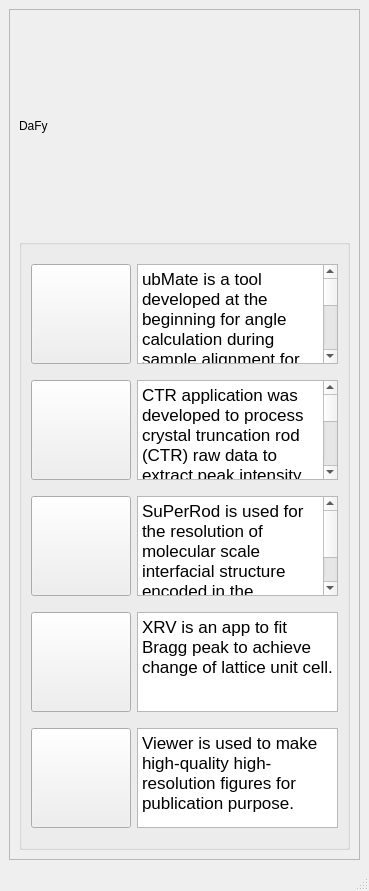
<?xml version="1.0" encoding="UTF-8"?>
<ui version="4.0">
 <class>MainWindow</class>
 <widget class="QMainWindow" name="MainWindow">
  <property name="geometry">
   <rect>
    <x>0</x>
    <y>0</y>
    <width>369</width>
    <height>891</height>
   </rect>
  </property>
  <property name="windowTitle">
   <string>MainWindow</string>
  </property>
  <widget class="QWidget" name="centralwidget">
   <layout class="QHBoxLayout" name="horizontalLayout">
    <item>
     <widget class="QFrame" name="frame">
      <property name="frameShape">
       <enum>QFrame::StyledPanel</enum>
      </property>
      <property name="frameShadow">
       <enum>QFrame::Raised</enum>
      </property>
      <layout class="QVBoxLayout" name="verticalLayout">
       <item>
        <widget class="QLabel" name="label">
         <property name="minimumSize">
          <size>
           <width>319</width>
           <height>214</height>
          </size>
         </property>
         <property name="text">
          <string>DaFy</string>
         </property>
        </widget>
       </item>
       <item>
        <widget class="QGroupBox" name="groupBox">
         <property name="title">
          <string/>
         </property>
         <layout class="QFormLayout" name="formLayout">
          <item row="2" column="0">
           <widget class="QPushButton" name="pushButton_ctr">
            <property name="sizePolicy">
             <sizepolicy hsizetype="Fixed" vsizetype="Fixed">
              <horstretch>0</horstretch>
              <verstretch>0</verstretch>
             </sizepolicy>
            </property>
            <property name="minimumSize">
             <size>
              <width>100</width>
              <height>100</height>
             </size>
            </property>
            <property name="maximumSize">
             <size>
              <width>16777215</width>
              <height>100</height>
             </size>
            </property>
            <property name="text">
             <string/>
            </property>
           </widget>
          </item>
          <item row="4" column="0">
           <widget class="QPushButton" name="pushButton_superrod">
            <property name="sizePolicy">
             <sizepolicy hsizetype="Fixed" vsizetype="Fixed">
              <horstretch>0</horstretch>
              <verstretch>0</verstretch>
             </sizepolicy>
            </property>
            <property name="minimumSize">
             <size>
              <width>100</width>
              <height>100</height>
             </size>
            </property>
            <property name="maximumSize">
             <size>
              <width>16777215</width>
              <height>100</height>
             </size>
            </property>
            <property name="text">
             <string/>
            </property>
           </widget>
          </item>
          <item row="4" column="1">
           <widget class="QTextEdit" name="textEdit">
            <property name="sizePolicy">
             <sizepolicy hsizetype="Expanding" vsizetype="Fixed">
              <horstretch>0</horstretch>
              <verstretch>0</verstretch>
             </sizepolicy>
            </property>
            <property name="maximumSize">
             <size>
              <width>1000000</width>
              <height>100</height>
             </size>
            </property>
            <property name="html">
             <string>&lt;!DOCTYPE HTML PUBLIC &quot;-//W3C//DTD HTML 4.0//EN&quot; &quot;http://www.w3.org/TR/REC-html40/strict.dtd&quot;&gt;
&lt;html&gt;&lt;head&gt;&lt;meta name=&quot;qrichtext&quot; content=&quot;1&quot; /&gt;&lt;style type=&quot;text/css&quot;&gt;
p, li { white-space: pre-wrap; }
&lt;/style&gt;&lt;/head&gt;&lt;body style=&quot; font-family:'.AppleSystemUIFont'; font-size:13pt; font-weight:400; font-style:normal;&quot;&gt;
&lt;p style=&quot; margin-top:0px; margin-bottom:0px; margin-left:0px; margin-right:0px; -qt-block-indent:0; text-indent:0px;&quot;&gt;SuPerRod is used for the resolution of molecular scale interfacial structure encoded in the background subtracted CTR profiles. &lt;/p&gt;&lt;/body&gt;&lt;/html&gt;</string>
            </property>
           </widget>
          </item>
          <item row="2" column="1">
           <widget class="QTextEdit" name="textEdit_3">
            <property name="maximumSize">
             <size>
              <width>16777215</width>
              <height>100</height>
             </size>
            </property>
            <property name="html">
             <string>&lt;!DOCTYPE HTML PUBLIC &quot;-//W3C//DTD HTML 4.0//EN&quot; &quot;http://www.w3.org/TR/REC-html40/strict.dtd&quot;&gt;
&lt;html&gt;&lt;head&gt;&lt;meta name=&quot;qrichtext&quot; content=&quot;1&quot; /&gt;&lt;style type=&quot;text/css&quot;&gt;
p, li { white-space: pre-wrap; }
&lt;/style&gt;&lt;/head&gt;&lt;body style=&quot; font-family:'.AppleSystemUIFont'; font-size:13pt; font-weight:400; font-style:normal;&quot;&gt;
&lt;p style=&quot; margin-top:0px; margin-bottom:0px; margin-left:0px; margin-right:0px; -qt-block-indent:0; text-indent:0px;&quot;&gt;CTR application was developed to process crystal truncation rod (CTR) raw data to extract peak intensity (structure factor) from 2D pixel detector images as a function of momentum transfer vector (i.e. L's along different CTR’s). The underlying processing engine is the background subtraction based on polynomial fitting subroutine.  &lt;/p&gt;&lt;/body&gt;&lt;/html&gt;</string>
            </property>
           </widget>
          </item>
          <item row="1" column="0">
           <widget class="QPushButton" name="pushButton_ubmate">
            <property name="sizePolicy">
             <sizepolicy hsizetype="Fixed" vsizetype="Fixed">
              <horstretch>0</horstretch>
              <verstretch>0</verstretch>
             </sizepolicy>
            </property>
            <property name="minimumSize">
             <size>
              <width>100</width>
              <height>100</height>
             </size>
            </property>
            <property name="maximumSize">
             <size>
              <width>16777215</width>
              <height>100</height>
             </size>
            </property>
            <property name="text">
             <string/>
            </property>
           </widget>
          </item>
          <item row="1" column="1">
           <widget class="QTextEdit" name="textEdit_2">
            <property name="maximumSize">
             <size>
              <width>1000000</width>
              <height>100</height>
             </size>
            </property>
            <property name="html">
             <string>&lt;!DOCTYPE HTML PUBLIC &quot;-//W3C//DTD HTML 4.0//EN&quot; &quot;http://www.w3.org/TR/REC-html40/strict.dtd&quot;&gt;
&lt;html&gt;&lt;head&gt;&lt;meta name=&quot;qrichtext&quot; content=&quot;1&quot; /&gt;&lt;style type=&quot;text/css&quot;&gt;
p, li { white-space: pre-wrap; }
&lt;/style&gt;&lt;/head&gt;&lt;body style=&quot; font-family:'.AppleSystemUIFont'; font-size:13pt; font-weight:400; font-style:normal;&quot;&gt;
&lt;p style=&quot; margin-top:0px; margin-bottom:0px; margin-left:0px; margin-right:0px; -qt-block-indent:0; text-indent:0px;&quot;&gt;ubMate is a tool developed at the beginning for angle calculation during sample alignment for performing SXRD. Along its evolution path, other functionalities, which are all based on calculations in the reciprocal space, are merged into this application.   &lt;/p&gt;&lt;/body&gt;&lt;/html&gt;</string>
            </property>
           </widget>
          </item>
          <item row="5" column="0">
           <widget class="QPushButton" name="pushButton_xrv">
            <property name="sizePolicy">
             <sizepolicy hsizetype="Fixed" vsizetype="Fixed">
              <horstretch>0</horstretch>
              <verstretch>0</verstretch>
             </sizepolicy>
            </property>
            <property name="minimumSize">
             <size>
              <width>100</width>
              <height>100</height>
             </size>
            </property>
            <property name="maximumSize">
             <size>
              <width>1000000</width>
              <height>100</height>
             </size>
            </property>
            <property name="text">
             <string/>
            </property>
           </widget>
          </item>
          <item row="6" column="0">
           <widget class="QPushButton" name="pushButton_viewer">
            <property name="sizePolicy">
             <sizepolicy hsizetype="Fixed" vsizetype="Fixed">
              <horstretch>0</horstretch>
              <verstretch>0</verstretch>
             </sizepolicy>
            </property>
            <property name="minimumSize">
             <size>
              <width>100</width>
              <height>100</height>
             </size>
            </property>
            <property name="maximumSize">
             <size>
              <width>1000000</width>
              <height>100</height>
             </size>
            </property>
            <property name="text">
             <string/>
            </property>
           </widget>
          </item>
          <item row="5" column="1">
           <widget class="QTextEdit" name="textEdit_4">
            <property name="maximumSize">
             <size>
              <width>16777215</width>
              <height>100</height>
             </size>
            </property>
            <property name="html">
             <string>&lt;!DOCTYPE HTML PUBLIC &quot;-//W3C//DTD HTML 4.0//EN&quot; &quot;http://www.w3.org/TR/REC-html40/strict.dtd&quot;&gt;
&lt;html&gt;&lt;head&gt;&lt;meta name=&quot;qrichtext&quot; content=&quot;1&quot; /&gt;&lt;style type=&quot;text/css&quot;&gt;
p, li { white-space: pre-wrap; }
&lt;/style&gt;&lt;/head&gt;&lt;body style=&quot; font-family:'.AppleSystemUIFont'; font-size:13pt; font-weight:400; font-style:normal;&quot;&gt;
&lt;p style=&quot; margin-top:0px; margin-bottom:0px; margin-left:0px; margin-right:0px; -qt-block-indent:0; text-indent:0px;&quot;&gt;XRV is an app to fit Bragg peak to achieve change of lattice unit cell.&lt;/p&gt;&lt;/body&gt;&lt;/html&gt;</string>
            </property>
           </widget>
          </item>
          <item row="6" column="1">
           <widget class="QTextEdit" name="textEdit_5">
            <property name="maximumSize">
             <size>
              <width>16777215</width>
              <height>100</height>
             </size>
            </property>
            <property name="html">
             <string>&lt;!DOCTYPE HTML PUBLIC &quot;-//W3C//DTD HTML 4.0//EN&quot; &quot;http://www.w3.org/TR/REC-html40/strict.dtd&quot;&gt;
&lt;html&gt;&lt;head&gt;&lt;meta name=&quot;qrichtext&quot; content=&quot;1&quot; /&gt;&lt;style type=&quot;text/css&quot;&gt;
p, li { white-space: pre-wrap; }
&lt;/style&gt;&lt;/head&gt;&lt;body style=&quot; font-family:'.AppleSystemUIFont'; font-size:13pt; font-weight:400; font-style:normal;&quot;&gt;
&lt;p style=&quot; margin-top:0px; margin-bottom:0px; margin-left:0px; margin-right:0px; -qt-block-indent:0; text-indent:0px;&quot;&gt;Viewer is used to make high-quality high-resolution figures for publication purpose.&lt;/p&gt;&lt;/body&gt;&lt;/html&gt;</string>
            </property>
           </widget>
          </item>
         </layout>
        </widget>
       </item>
      </layout>
     </widget>
    </item>
   </layout>
  </widget>
  <widget class="QMenuBar" name="menubar">
   <property name="geometry">
    <rect>
     <x>0</x>
     <y>0</y>
     <width>369</width>
     <height>24</height>
    </rect>
   </property>
  </widget>
  <widget class="QStatusBar" name="statusbar"/>
 </widget>
 <resources/>
 <connections/>
</ui>
